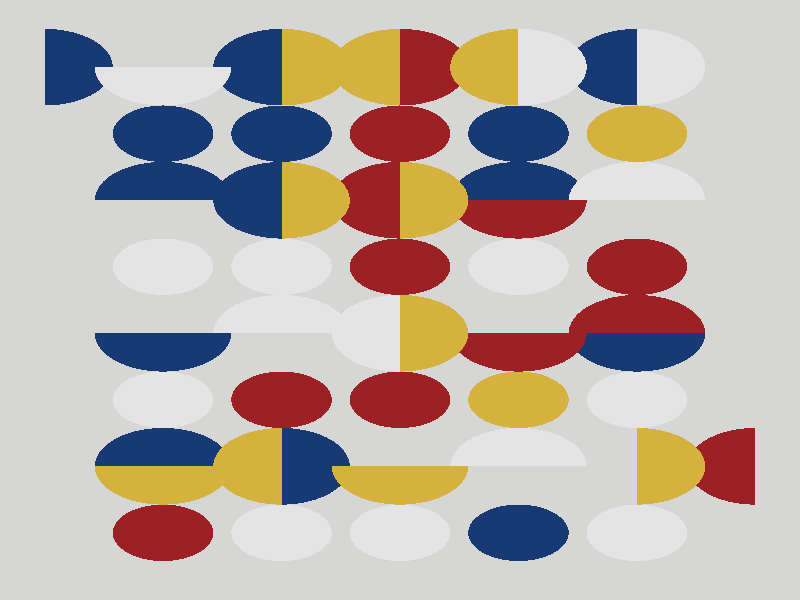

Generate this figure with R:
## ---- chunk 1
knitr::opts_chunk$set(echo = TRUE)
## ---- chunk 2
library(tidyverse)
library(ggforce)
## ---- chunk 3
pal <- c("#173a74", "#9c2024", "#d4b23d", "#e4e4e4") 

set.seed(72)

# rows and columns
x = 1:7
y = 1:8

# Relationship of radius in original

# R + r = 1
# r = 0.735 * R
R = 0.576
r = 0.424

discs <- crossing(x, y) %>% 
  mutate(radius = rep(c(r, R), 
                      length.out = 56)) %>% 
  rowwise() %>% 
  mutate(color = pal[sample(c(1:4), 1)],
         start = sample(c(0, pi/2, pi, 3*pi/2), 1),
         end = if_else(radius == R, start + pi, start + 2*pi),
         # remove from edges
         radius = case_when(
           x == 1 & (start != 0 | radius == r) ~ 0,
           x == 7 & (start != pi | radius == r) ~ 0, 
           TRUE ~ radius
         )) %>% 
  ungroup()

discs2 <- discs %>% 
  filter(radius > r & between(x, 2, 6)) %>% 
  sample_n(11) %>% 
  rowwise() %>% 
  mutate(
    start = start + pi,
    end = end + pi,
    color = sample(setdiff(pal, color), 1)
  ) %>% 
  ungroup()

discs_final <- bind_rows(discs, discs2)

ggplot(discs_final) +
  geom_arc_bar(aes(x0 = x, y0 = y, r0 = 0, 
                   r = radius, 
                   start = start, 
                   end = end, 
                   fill = color), 
               color = NA) +
  scale_fill_identity() +
  xlim(0.4, 7.6) +
  ylim(0.4, 8.6) +
  theme_void() +
  theme(plot.background = element_rect(fill = "#d6d6d4", 
                                       color = NA),
        plot.margin = margin(0, -50, 0, -50))
  

